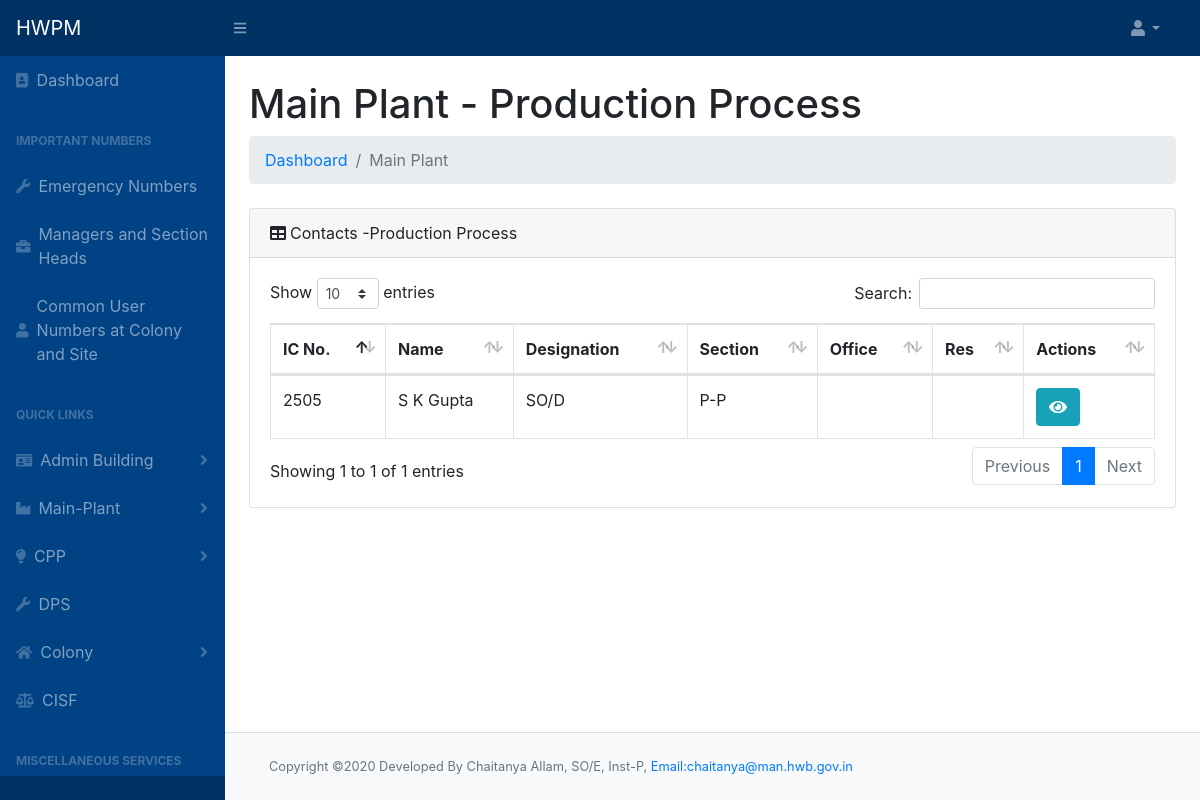
Page /pp.php on the committed database.
### tables this page shows
CREATE TABLE `employee` (
  `icno` int(10) NOT NULL,
  `name` varchar(50) NOT NULL,
  `designation` varchar(50) NOT NULL,
  `section` varchar(50) NOT NULL,
  `pno` int(20) NOT NULL,
  `email` varchar(100) DEFAULT NULL,
  `mobile` varchar(20) NOT NULL,
  `cat1` int(11) NOT NULL DEFAULT 41,
  `cat2` int(11) NOT NULL DEFAULT 41,
  `cat3` int(11) NOT NULL DEFAULT 41,
  `cat4` int(11) NOT NULL DEFAULT 41
);

### pp.php (the view, shortened to what this page needs)
<!DOCTYPE html>
<html lang="en">
<?php include "header.php";
?>
<div id="layoutSidenav_content">
  <main>
    <div class="container-fluid">
      <h1 class="mt-4">Main Plant - Production Process</h1>
      <ol class="breadcrumb mb-4">
        <li class="breadcrumb-item"><a href="index.php">Dashboard</a></li>
        <?php if (isset($_GET['act'])) { ?>
          <li class="breadcrumb-item"><a href="pp.php">Production Process</a></li>
          <li class="breadcrumb-item active">
          <?php
          $query = $conn->query("SELECT * FROM `main_act` where `eno`='" . $_GET['act'] . "'");
          if (!$query) die($conn->error);
          while ($row = $query->fetch_assoc()) {
            echo $row['act_name'];
          }
        } else echo "<li class='breadcrumb-item active'>Main Plant</a></li>";
          ?>
      </ol>
        <div class="card mb-4">
                <div class="card-header"><i class="fas fa-table mr-1"></i>Contacts -Production Process</div>
                <div class="card-body">
                    <div class="table-responsive table-hover">
                        <table class="table table-bordered" id="dataTable" width="100%" cellspacing="0">
                            <thead>
                                <tr>
                                    <th>IC No.</th>
                                    <th>Name</th>
                                    <th>Designation</th>
                                    <th>Section</th>
                                    <th>Office</th>
                                    <th>Res</th>
                                    <th>Actions</th>
                                </tr>
                            </thead>
                            <tbody>
                                <?php $query = $conn->query("SELECT * FROM `employee` WHERE `cat1`='34' or `cat2`='34' or `cat3` = '34'");
                                while ($row = $query->fetch_assoc()) {
                                    echo"<tr>";
                                    ?>
                                    <td><?php echo $row['icno']?></td>
                                    <td><?php echo $row['name']?></td>
                                    <td><?php echo $row['designation']?></td>
                                    <td><?php echo $row['section']?></td>
                                    <td></td>
                                    <td></td>
                                    <td>
                                    <button type="button" class="btn btn-info" data-toggle="modal" data-target="#myModalview" id="getUser" data-id="<?php echo $row['icno'] ?>"><i class="fa fa-eye"></i></button>
                                    </td>
                                    <?php
                                    echo "</tr>";
                                } ?>
                            </tbody>
                        </table>
                    </div>
                </div>
            </div>
        </div>
    </main>
    <br>
    <footer class="py-4 bg-light mt-auto card-footer">
        <div class="container-fluid">
            <div class="d-flex align-items-center justify-content-between small">
                <div class="text-muted">Copyright &copy;2020 Developed By Chaitanya Allam, SO/E, Inst-P, <a href="mailto:chaitanya@man.hwb.gov.in" style="font-size:0.8rem">Email:chaitanya@man.hwb.gov.in</a></div>
            </div>
        </div>
    </footer>
</div>
</div>
<?php include "footer.php" ?>

### rows in the picture
employee: icno "2505", name "S K Gupta", designation "SO/D", section "P-P"
